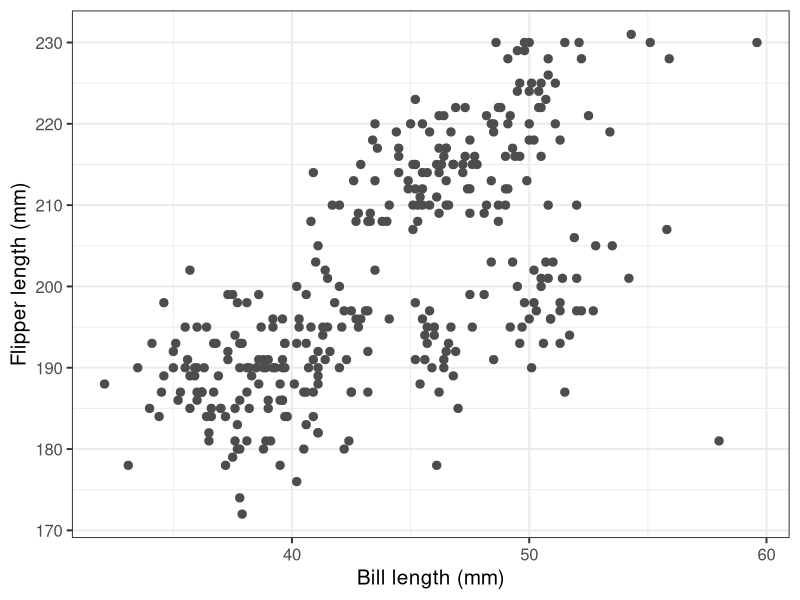
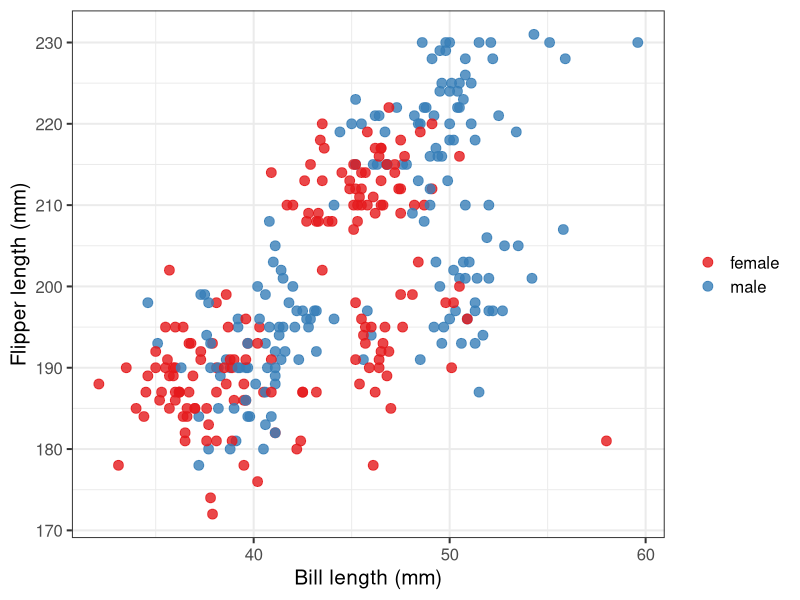
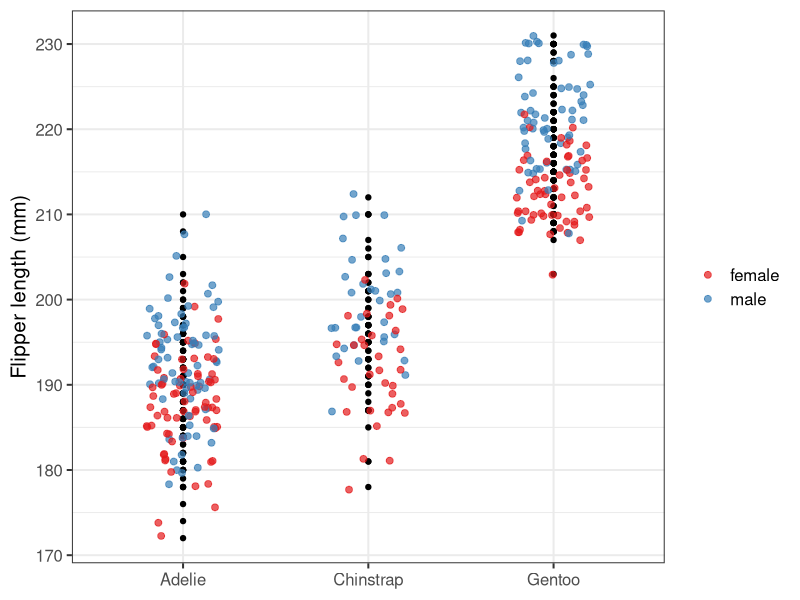
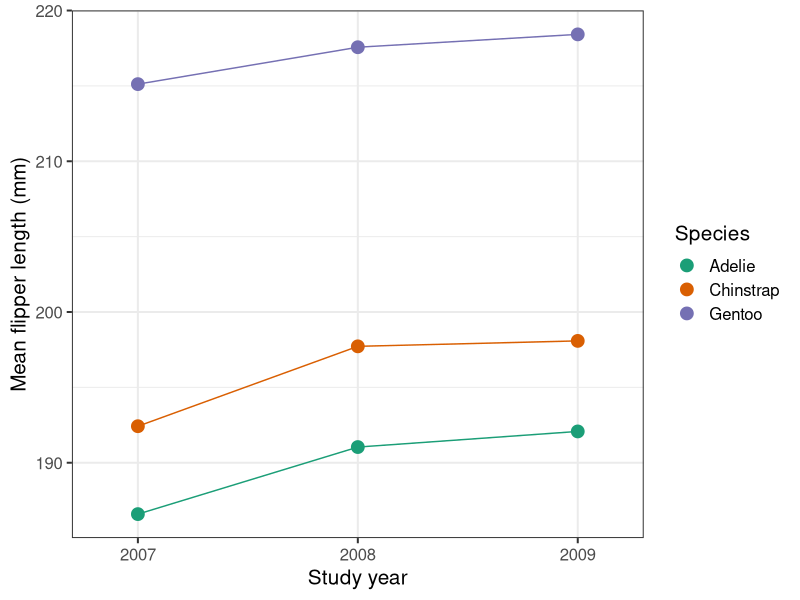
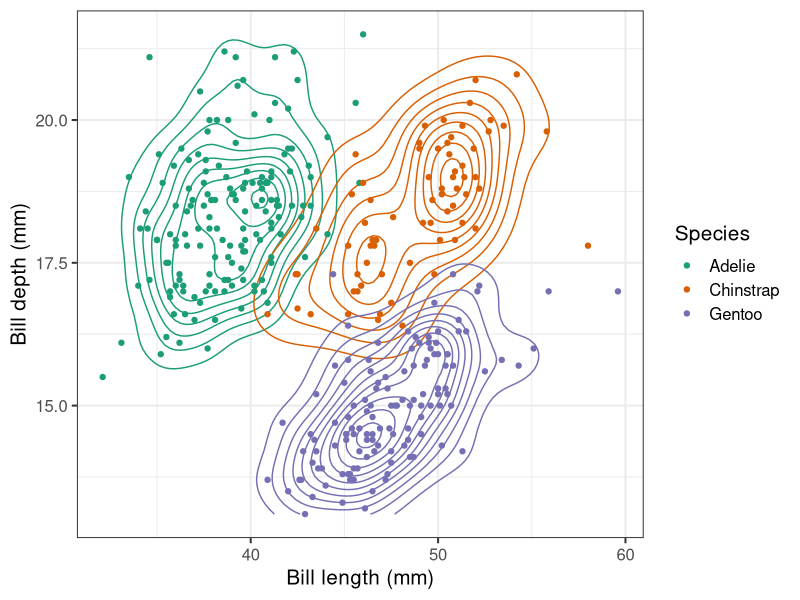
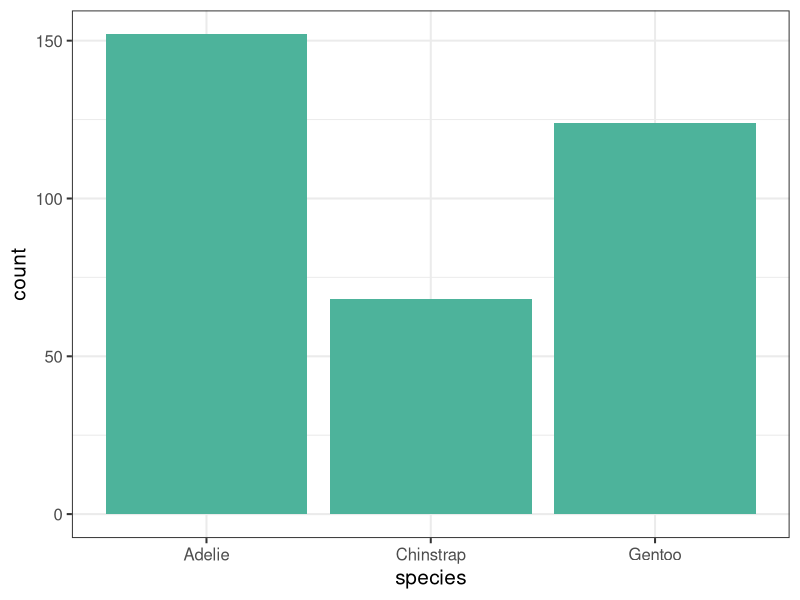
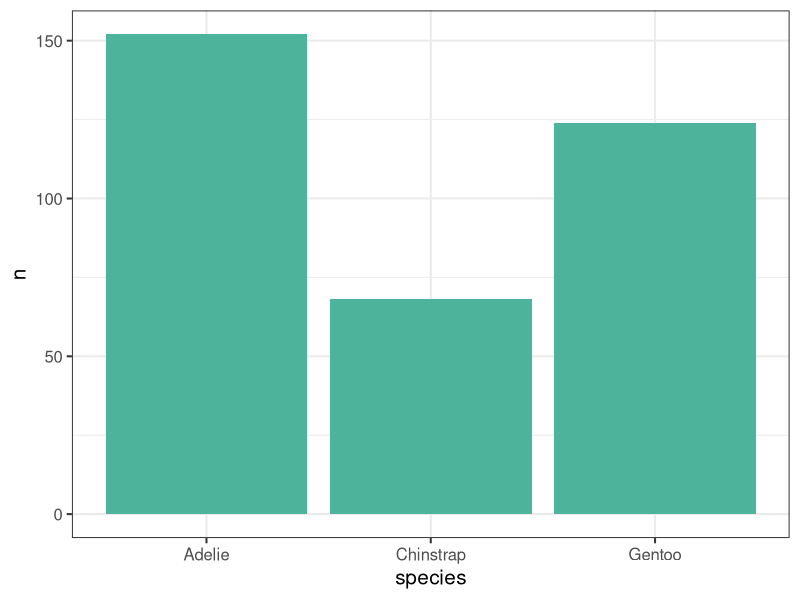
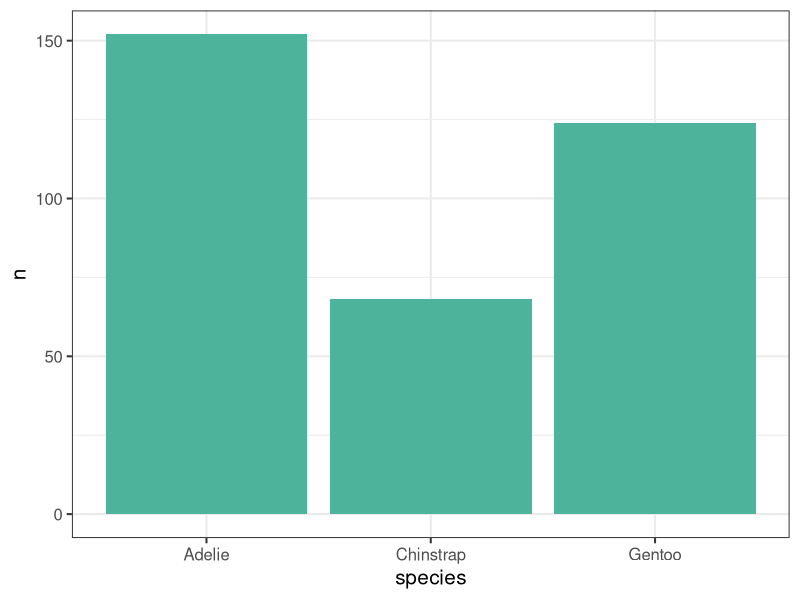

These charts were generated, in order, by the following R code:
## ---- chunk 1
knitr::opts_chunk$set(echo = TRUE, fig.height = 4, fig.width = 5, fig.align = "center", warning = FALSE)
## ---- chunk 2
library(tidyverse)
library(palmerpenguins)
library(ggridges)
library(patchwork)

head(penguins)
## ---- chunk 3
# set theme to theme_bw()
theme_set(theme_bw(base_size = 15))

ggplot(data = penguins, aes(x = bill_length_mm, y = flipper_length_mm)) +
  labs(x = "Bill length (mm)", y = "Flipper length (mm)") +
  geom_point(color = "gray30", size = 2.5)
## ---- chunk 4
scatter_sex <- ggplot(data = penguins, aes(x = bill_length_mm, y = flipper_length_mm, color = sex)) +
  geom_point(size = 3, alpha = 0.8) +
  labs(x = "Bill length (mm)", y = "Flipper length (mm)") +
  scale_color_brewer(NULL, palette = "Set1", na.translate = FALSE) 

scatter_sex
## ---- chunk 5
ggplot(data = penguins, aes(x = species, y = flipper_length_mm)) +
  geom_point() +
  geom_jitter(aes(color = sex), width = 0.2, size = 2, alpha = 0.7) +
  labs(x = NULL, y = "Flipper length (mm)") +
  scale_color_brewer(NULL, palette = "Set1", na.translate = FALSE) 
## ---- chunk 6
line_species <- penguins %>% 
  group_by(species, year) %>% 
  summarise(mean = mean(flipper_length_mm, na.rm = TRUE)) %>% 
  ggplot(aes(x = as.character(year), y = mean, group = species, color = species)) +
  geom_point(size = 4) +
  geom_line(show.legend = FALSE) +
  scale_x_discrete("Study year", expand = c(0.1, 0.1)) +
  scale_y_continuous("Mean flipper length (mm)") +
  scale_color_brewer("Species", palette = "Dark2") 

line_species
## ---- chunk 7
ggplot(data = penguins, aes(x = bill_length_mm, y = bill_depth_mm, color = species)) +
  geom_density_2d(show.legend = FALSE) +
  geom_point() +
  labs(x = "Bill length (mm)", y = "Bill depth (mm)") +
  scale_color_brewer("Species", palette = "Dark2")
## ---- chunk 8
ggplot(data = penguins, aes(x = species)) +
  geom_bar(fill = "#4db39b")
## ---- chunk 9
# Count per species
species_count <- penguins %>% 
  count(species)

# use stat = "identity"
ggplot(data = species_count, aes(x = species, y = n)) +
  geom_bar(stat = "identity", fill = "#4db39b")
## ---- chunk 10
ggplot(data = species_count, aes(x = species, y = n)) +
  geom_col(fill = "#4db39b")
## ---- chunk 11
ggplot(species_count, aes(x = fct_reorder(species, n), y = n)) +
  geom_bar(stat = "identity", fill = "#4db39b") +
  labs(x = "Species", y = NULL) +
  coord_flip()
## ---- chunk 12
groupedbar_species <- ggplot(data = penguins, aes(x = year, fill = species)) +
  geom_bar(position = "dodge") +
  labs(x = NULL, y = "Number of penguins") +
  scale_fill_viridis_d("Species")

groupedbar_species
## ---- chunk 13
ggplot(data = penguins, aes(x = year, fill = species)) +
  geom_bar(position = "stack") +
  labs(x = NULL, y = "Number of penguins") +
  scale_fill_viridis_d("Species")
## ---- chunk 14
stackedbar_species <- ggplot(data = penguins, aes(x = year, fill = species)) +
  geom_bar(position = "fill") +
  labs(x = NULL, y = NULL) +
  scale_fill_viridis_d("Species") +
  scale_y_continuous(labels = scales::percent_format())

stackedbar_species
## ---- chunk 15
ggplot(data = penguins, aes(x = species, y = body_mass_g, fill = species)) +
  geom_boxplot(show.legend = FALSE) +
  labs(x = NULL, y = "Body mass (gm)") +
  scale_fill_brewer(palette = "Dark2")
## ---- chunk 16
ggplot(data = penguins, aes(x = factor(year), y = body_mass_g, fill = species)) +
  geom_violin(trim = FALSE) +
  labs(x = NULL, y = "Body mass (gm)") +
  scale_fill_brewer("Species", palette = "Dark2")
## ---- chunk 17
hist_flipper <- ggplot(penguins, aes(x = flipper_length_mm)) +
  geom_histogram(fill = "#4db39b", color = "#e9ecef") +
  labs(x = "Flipper length (mm)")

hist_flipper
## ---- chunk 18
ggplot(penguins, aes(x = flipper_length_mm, fill = sex)) +
  geom_histogram(
    aes(y = after_stat(ifelse(fill == unique(fill)[1], 1, -1) * count)),
    color = "gray80") +
  scale_x_continuous("Flipper length (mm)", expand = c(0, 0)) +
  scale_y_continuous("Count", breaks = seq(-20, 20, 5), labels = abs(seq(-20, 20, 5))) +
  scale_fill_brewer(palette = "Set1", guide = "none") +
  annotate("text", x = 230, y = c(-12, 10), label = c("Male", "Female"), size = 6) +
  coord_flip() +
  theme_minimal(base_size = 15) +
  theme(panel.grid.minor = element_blank())
## ---- chunk 19
ggplot(penguins, aes(x = flipper_length_mm, fill = species)) +
  geom_density(alpha = 0.8, color = "transparent") +
  labs(x = "Flipper length (mm)") +
  scale_fill_viridis_d("Species") 
## ---- chunk 20
ggplot(penguins, aes(x = flipper_length_mm, fill = species)) +
  geom_density(aes(y = after_stat(scaled))) +
  labs(x = "Flipper length (mm)", title = "Density scaled to 1") +
  scale_fill_viridis_d("Species")
## ---- chunk 21
ridge_body_mass <- ggplot(
  penguins, aes(x = body_mass_g, y = fct_rev(factor(year)))) +
  geom_density_ridges(
    scale = 1.5, fill = "#39558CFF", color = "white") +
  scale_x_continuous("Body mass (gm)", expand = c(0, 0)) +
  scale_y_discrete(NULL, expand = c(0, 0.2, 0, 1.5)) +
  theme_minimal(base_size = 15)

ridge_body_mass
## ---- chunk 22
penguins %>% 
  drop_na(sex) %>% 
  ggplot(aes(x = body_mass_g, y = fct_rev(factor(year)), fill = sex)) +
  geom_density_ridges(
    scale = 1.5, rel_min_height = 0.01, color = "white", alpha = 0.8) +
  scale_x_continuous("Body mass (gm)", expand = c(0, 0)) +
  scale_y_discrete(NULL, expand = c(0, 0.2, 0, 1.7)) +
  scale_fill_brewer(NULL, palette = "Set1") +
  theme_minimal(base_size = 15)
## ---- chunk 23
# combine two plots horizontally
scatter_sex + line_species
## ---- chunk 24
# stack two plots
ridge_body_mass / hist_flipper
## ---- chunk 25
patch <- line_species / (scatter_sex | hist_flipper)

patch
## ---- chunk 26
(ridge_body_mass / (scatter_sex | hist_flipper)) +
  plot_annotation(
    title = "Combining three plots I made",
    subtitle = "Hopefully they look fine",
    caption = "Data source: {palmerpenguins} package",
    tag_levels = "A", tag_suffix = ".")
## ---- chunk 27
patch & theme_gray()
## ---- chunk 28
patch * theme_gray()
## ---- chunk 29
(groupedbar_species | (stackedbar_species / hist_flipper)) +
  plot_layout(guides = "collect")
